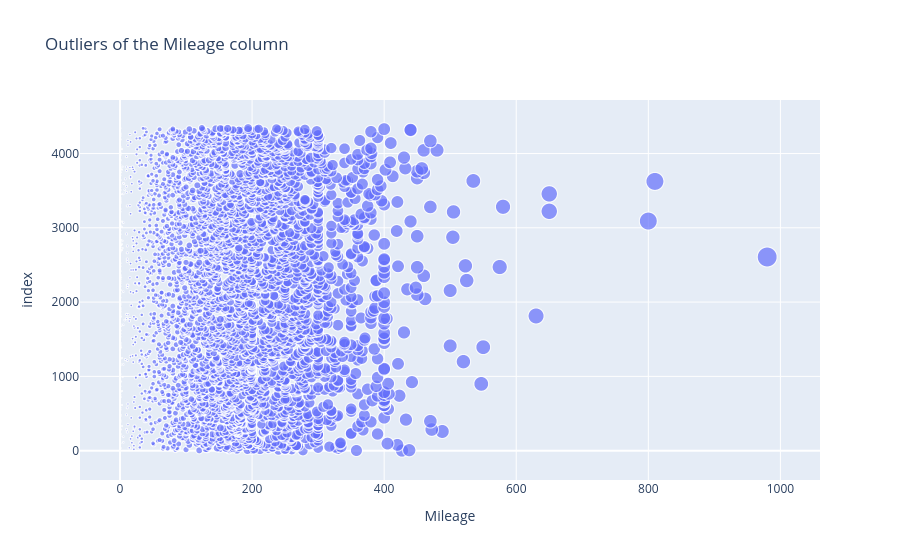

Write notebook code for a chart like this one.
### Code cell
# Looking for outliers in the price columns
px.scatter(df,'Mileage', size='Mileage', title="Outliers of the Mileage column")

### Figure 1 — Plotly figure (JSON) as saved in the notebook; plotly's stock layout.template omitted (floating-point values rounded to 4 significant figures; data arrays with more than 128 entries replaced by an {"elided": "..."} marker saying what was removed)
{"data": [{"hovertemplate": "Mileage=%{marker.size}<br>index=%{y}<extra></extra>", "legendgroup": "", "marker": {"color": "#636efa", "size": {"elided": "3943 int values"}, "sizemode": "area", "sizeref": 2.45, "symbol": "circle"}, "mode": "markers", "name": "", "showlegend": false, "type": "scattergl", "x": {"elided": "3943 int values"}, "xaxis": "x", "y": {"elided": "3943 int values"}, "yaxis": "y"}], "layout": {"legend": {"itemsizing": "constant", "tracegroupgap": 0}, "title": {"text": "Outliers of the Mileage column"}, "xaxis": {"anchor": "y", "domain": [0, 1], "title": {"text": "Mileage"}}, "yaxis": {"anchor": "x", "domain": [0, 1], "title": {"text": "index"}}}}
